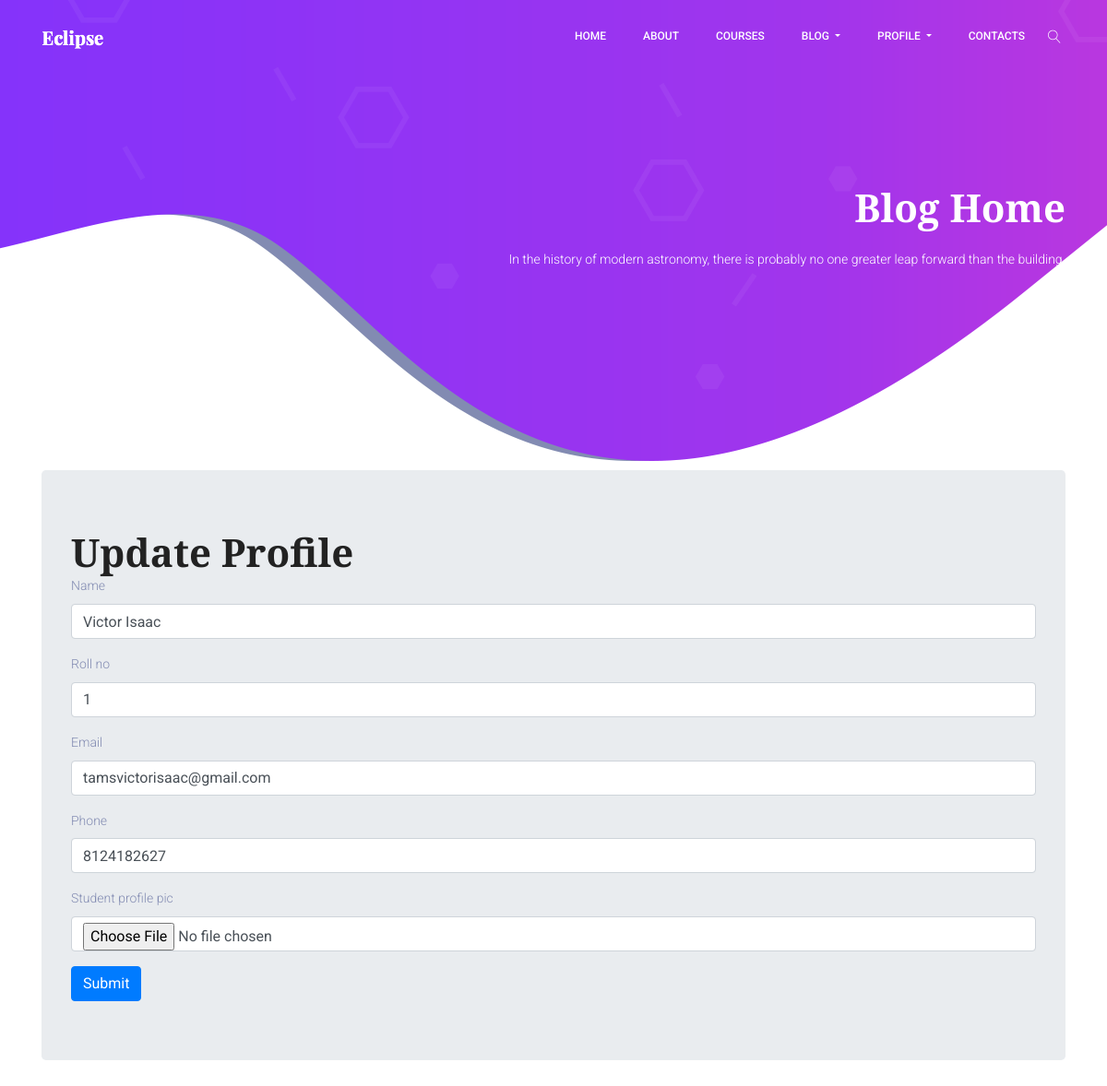
The app's page /classroom/update/student/2/ (signed in) with its own data.
### classroom/models.py (models this page shows, shortened)
class Student(models.Model):
    user = models.OneToOneField(User,on_delete=models.CASCADE,primary_key=True,related_name='Student')
    name = models.CharField(max_length=250)
    roll_no = models.CharField(max_length=50)
    email = models.EmailField(max_length=254)
    phone = models.IntegerField()
    student_profile_pic = models.ImageField(upload_to="classroom/student_profile_pic",blank=True)
    class Meta:
        ordering = ['roll_no']

### classroom/views.py (the view)
# urls.py: path('update/student/<int:pk>/',views.StudentUpdateView,name="student_update"),
@login_required
def StudentUpdateView(request,pk):
    profile_updated = False
    student = get_object_or_404(models.Student,pk=pk)
    if request.method == "POST":
        form = StudentProfileUpdateForm(request.POST,instance=student)
        if form.is_valid():
            profile = form.save(commit=False)
            if 'student_profile_pic' in request.FILES:
                profile.student_profile_pic = request.FILES['student_profile_pic']
            profile.save()
            profile_updated = True
    else:
        form = StudentProfileUpdateForm(request.POST or None,instance=student)
    return render(request,'classroom/student_update_page.html',{'profile_updated':profile_updated,'form':form})

### classroom/forms.py
class StudentProfileUpdateForm(forms.ModelForm):
    class Meta():
        model = Student
        fields = ['name','roll_no','email','phone','student_profile_pic']

### template/classroom/student_update_page.html (shortened to what this page needs)
{% extends "classroom/base.html" %}
{% load bootstrap4 %}
{% block content %}
<div class="container">
<div class="jumbotron">
  {% if profile_updated %}
  <h1>Your profile is updated successfully.</h1>
  {% else %}
  <h1>Update Profile</h1>
  <form enctype="multipart/form-data" method="post">
    {% bootstrap_form form %}
    <input class="btn btn-primary" type="submit" name="" value="Submit">
  </form>
  {% endif %}
</div>
</div>
{% endblock %}

### records on screen
Student: name "Victor Isaac", roll_no "1", email "tamsvictorisaac@gmail.com", phone "8124182627"
